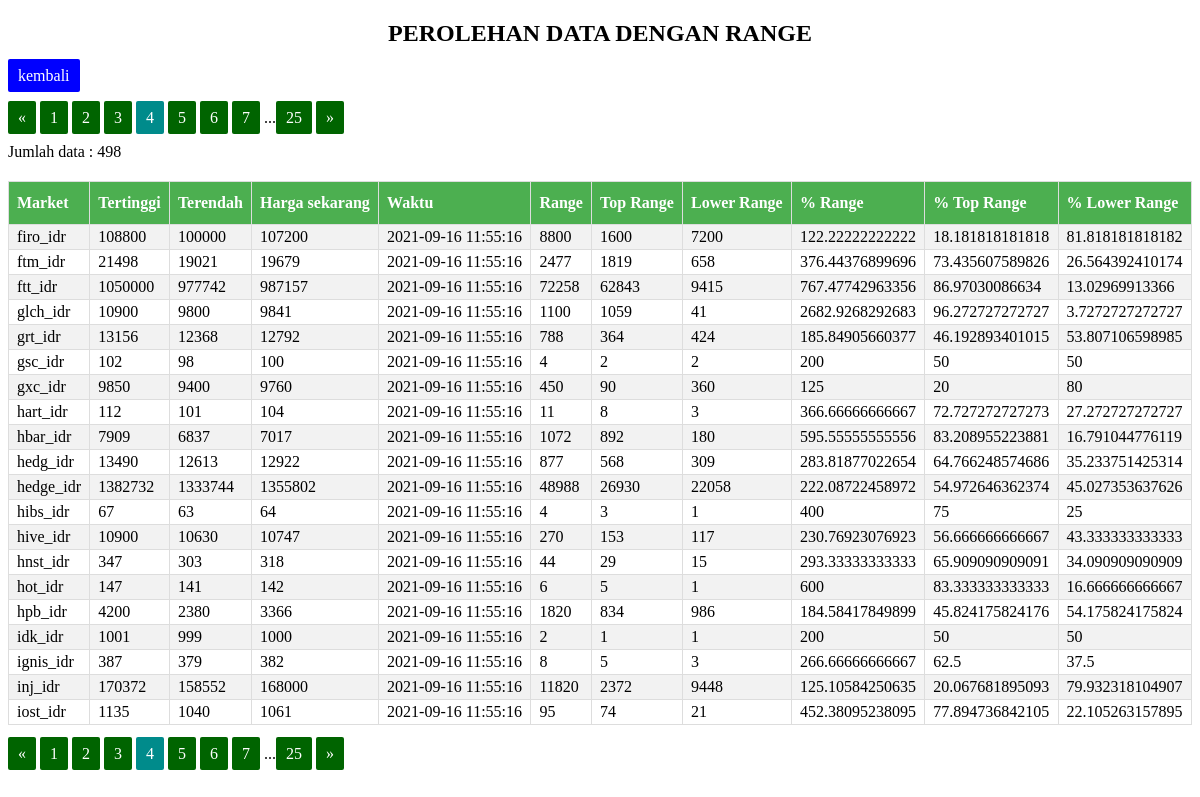
Screenshot of /perolehanData2.php?hal=4 with the database file from the repository.
### tables this page shows
CREATE TABLE `tbl_data` (
  `id` int(11) NOT NULL,
  `id_coin` int(11) NOT NULL,
  `high` double NOT NULL,
  `low` double NOT NULL,
  `vol_coin` double NOT NULL,
  `vol_pair` double NOT NULL,
  `last` double NOT NULL,
  `buy` double NOT NULL,
  `sell` double NOT NULL,
  `server_time` timestamp NOT NULL DEFAULT current_timestamp(),
  `nilai_range` double DEFAULT NULL,
  `top_range` double DEFAULT NULL,
  `lower_range` double DEFAULT NULL,
  `percent_range` double DEFAULT NULL,
  `percent_top_range` double DEFAULT NULL,
  `percent_lower_range` double DEFAULT NULL
);

### konek.php (called while the page is built, shortened)
<?php
$hostname = 'localhost';
$username = 'root';
$password = '';
$db       = 'koin';
$conn = mysqli_connect($hostname, $username, $password, $db);
function getAllData($tabel, $limit = false, $clean = false)
{
    global $conn;
    $query1 = "SELECT * FROM $tabel";
    $query2 = "";
    $query3 = "";
    if ($clean != false) {
        $query2 = " WHERE $clean IS NOT NULL";
    }
    if ($limit != false) {
        $query3 = " LIMIT $limit";
    }
    $query = $query1 . $query2 . $query3;
    $hasil = mysqli_query($conn, $query);
    $rows = [];
    while ($row = mysqli_fetch_assoc($hasil)) {
        $rows[] = $row;
    }
    return $rows;
}
function getNamaMarket($id_coin)
{
    global $conn;
    $query = "SELECT nama_market FROM tbl_market WHERE id = '$id_coin'";
    $hasil = mysqli_query($conn, $query);
    $row = mysqli_fetch_assoc($hasil);
    return $row;
}

### perolehanData2.php (the view, shortened to what this page needs)
<?php
require 'konek.php';
$jumlahDataHalaman  = 20;
$jumlahData         = count(getAllData('tbl_data', false, 'nilai_range'));
$jumlahHalaman      = ceil($jumlahData / $jumlahDataHalaman);
$halamanAktif       = (isset($_GET["hal"])) ? $_GET["hal"] : 1;
$dataAwal           = ($jumlahDataHalaman * $halamanAktif) - $jumlahDataHalaman;
$limit              = $dataAwal . ", " . $jumlahDataHalaman;
$coins = getAllData('tbl_data', $limit, 'nilai_range');
?>
<!DOCTYPE html>
<html>
<head>
    <link rel="stylesheet" href="styles.css">
</head>
<body>
    <h2 style="text-align: center;">PEROLEHAN DATA DENGAN RANGE</h2>
    <div style="margin-bottom: 1.5rem;">
        <a href="index.php" style="background: blue;">kembali</a><br>
    </div>
    <?php if ($halamanAktif > 1) : ?>
        <a href="?hal=<?= $halamanAktif - 1; ?>">&laquo;</a>
    <?php endif; ?>
    <?php for ($i = 1; $i <= $jumlahHalaman; $i++) : ?>
        <?php if ($i == $halamanAktif) : ?>
            <a href="?hal=<?= $i; ?>" style="background: darkcyan;"><?= $i; ?></a>
        <?php else : ?>
            <?php if (abs($i - $halamanAktif) <= 3) : ?>
                <a href="?hal=<?= $i; ?>"><?= $i; ?></a>
            <?php endif; ?>
        <?php endif; ?>
    <?php endfor; ?>
    <?php if ($halamanAktif < $jumlahHalaman) : ?>
        <?= ($halamanAktif < ($jumlahHalaman - 3)) ? '...<a href="?hal=' . $jumlahHalaman . '">' . $jumlahHalaman . '</a>' : ''; ?>
        <a href="?hal=<?= $halamanAktif + 1; ?>">&raquo;</a>
    <?php endif; ?>
    <p>Jumlah data : <?= $jumlahData; ?></p>
    <table class="coins">
        <tr>
            <th>Market</th>
            <th>Tertinggi</th>
            <th>Terendah</th>
            <th>Harga sekarang</th>
            <th>Waktu</th>
            <th>Range</th>
            <th>Top Range</th>
            <th>Lower Range</th>
            <th>% Range</th>
            <th>% Top Range</th>
            <th>% Lower Range</th>
        </tr>
        <?php foreach ($coins as $coin => $value) : ?>
            <tr>
                <td><?= implode("", getNamaMarket($value['id_coin'])); ?></td>
                <td><?= $value['high']; ?></td>
                <td><?= $value['low']; ?></td>
                <td><?= $value['last']; ?></td>
                <td><?= $value['server_time']; ?></td>
                <td><?= $value['nilai_range']; ?></td>
                <td><?= $value['top_range']; ?></td>
                <td><?= $value['lower_range']; ?></td>
                <td><?= $value['percent_range']; ?></td>
                <td><?= $value['percent_top_range']; ?></td>
                <td><?= $value['percent_lower_range']; ?></td>
            </tr>
        <?php endforeach; ?>
    </table>
    <?php if ($halamanAktif > 1) : ?>
        <a href="?hal=<?= $halamanAktif - 1; ?>">&laquo;</a>
    <?php endif; ?>
    <?php for ($i = 1; $i <= $jumlahHalaman; $i++) : ?>
        <?php if ($i == $halamanAktif) : ?>
            <a href="?hal=<?= $i; ?>" style="background: darkcyan;"><?= $i; ?></a>
        <?php else : ?>
            <?php if (abs($i - $halamanAktif) <= 3) : ?>
                <a href="?hal=<?= $i; ?>"><?= $i; ?></a>
            <?php endif; ?>
        <?php endif; ?>
    <?php endfor; ?>
    <?php if ($halamanAktif < $jumlahHalaman) : ?>
        <?= ($halamanAktif < ($jumlahHalaman - 3)) ? '...<a href="?hal=' . $jumlahHalaman . '">' . $jumlahHalaman . '</a>' : ''; ?>
        <a href="?hal=<?= $halamanAktif + 1; ?>">&raquo;</a>
    <?php endif; ?>
</body>
</html>

### styles.css (style rules this page uses)
table { margin: 20px auto; border-collapse: collapse; width: 100%; }
table td, table th { border: 1px solid #ddd; padding: 3px 8px; }
table tr:nth-child(even) { background-color: #f2f2f2; }
table th { padding-top: 12px; padding-bottom: 12px; text-align: left; background-color: #4CAF50; color: white; }
a { background: darkgreen; color: #fff; padding: 8px 10px; text-decoration: none; border-radius: 2px; }

### rows the page displays
tbl_data: id_coin "firo_idr", high "108800", low "100000", last "107200", server_time "2021-09-16 11:55:16", nilai_range "8800", top_range "1600", lower_range "7200", percent_range "122.22222222222", percent_top_range "18.181818181818", percent_lower_range "81.818181818182"
tbl_data: id_coin "ftm_idr", high "21498", low "19021", last "19679", server_time "2021-09-16 11:55:16", nilai_range "2477", top_range "1819", lower_range "658", percent_range "376.44376899696", percent_top_range "73.435607589826", percent_lower_range "26.564392410174"
tbl_data: id_coin "ftt_idr", high "1050000", low "977742", last "987157", server_time "2021-09-16 11:55:16", nilai_range "72258", top_range "62843", lower_range "9415", percent_range "767.47742963356", percent_top_range "86.97030086634", percent_lower_range "13.02969913366"
tbl_data: id_coin "glch_idr", high "10900", low "9800", last "9841", server_time "2021-09-16 11:55:16", nilai_range "1100", top_range "1059", lower_range "41", percent_range "2682.9268292683", percent_top_range "96.272727272727", percent_lower_range "3.7272727272727"
tbl_data: id_coin "grt_idr", high "13156", low "12368", last "12792", server_time "2021-09-16 11:55:16", nilai_range "788", top_range "364", lower_range "424", percent_range "185.84905660377", percent_top_range "46.192893401015", percent_lower_range "53.807106598985"
tbl_data: id_coin "gsc_idr", high "102", low "98", last "100", server_time "2021-09-16 11:55:16", nilai_range "4", top_range "2", lower_range "2", percent_range "200", percent_top_range "50", percent_lower_range "50"
tbl_data: id_coin "gxc_idr", high "9850", low "9400", last "9760", server_time "2021-09-16 11:55:16", nilai_range "450", top_range "90", lower_range "360", percent_range "125", percent_top_range "20", percent_lower_range "80"
tbl_data: id_coin "hart_idr", high "112", low "101", last "104", server_time "2021-09-16 11:55:16", nilai_range "11", top_range "8", lower_range "3", percent_range "366.66666666667", percent_top_range "72.727272727273", percent_lower_range "27.272727272727"
tbl_data: id_coin "hbar_idr", high "7909", low "6837", last "7017", server_time "2021-09-16 11:55:16", nilai_range "1072", top_range "892", lower_range "180", percent_range "595.55555555556", percent_top_range "83.208955223881", percent_lower_range "16.791044776119"
tbl_data: id_coin "hedg_idr", high "13490", low "12613", last "12922", server_time "2021-09-16 11:55:16", nilai_range "877", top_range "568", lower_range "309", percent_range "283.81877022654", percent_top_range "64.766248574686", percent_lower_range "35.233751425314"
tbl_data: id_coin "hedge_idr", high "1382732", low "1333744", last "1355802", server_time "2021-09-16 11:55:16", nilai_range "48988", top_range "26930", lower_range "22058", percent_range "222.08722458972", percent_top_range "54.972646362374", percent_lower_range "45.027353637626"
tbl_data: id_coin "hibs_idr", high "67", low "63", last "64", server_time "2021-09-16 11:55:16", nilai_range "4", top_range "3", lower_range "1", percent_range "400", percent_top_range "75", percent_lower_range "25"
tbl_data: id_coin "hive_idr", high "10900", low "10630", last "10747", server_time "2021-09-16 11:55:16", nilai_range "270", top_range "153", lower_range "117", percent_range "230.76923076923", percent_top_range "56.666666666667", percent_lower_range "43.333333333333"
tbl_data: id_coin "hnst_idr", high "347", low "303", last "318", server_time "2021-09-16 11:55:16", nilai_range "44", top_range "29", lower_range "15", percent_range "293.33333333333", percent_top_range "65.909090909091", percent_lower_range "34.090909090909"
tbl_data: id_coin "hot_idr", high "147", low "141", last "142", server_time "2021-09-16 11:55:16", nilai_range "6", top_range "5", lower_range "1", percent_range "600", percent_top_range "83.333333333333", percent_lower_range "16.666666666667"
tbl_data: id_coin "hpb_idr", high "4200", low "2380", last "3366", server_time "2021-09-16 11:55:16", nilai_range "1820", top_range "834", lower_range "986", percent_range "184.58417849899", percent_top_range "45.824175824176", percent_lower_range "54.175824175824"
tbl_data: id_coin "idk_idr", high "1001", low "999", last "1000", server_time "2021-09-16 11:55:16", nilai_range "2", top_range "1", lower_range "1", percent_range "200", percent_top_range "50", percent_lower_range "50"
tbl_data: id_coin "ignis_idr", high "387", low "379", last "382", server_time "2021-09-16 11:55:16", nilai_range "8", top_range "5", lower_range "3", percent_range "266.66666666667", percent_top_range "62.5", percent_lower_range "37.5"
tbl_data: id_coin "inj_idr", high "170372", low "158552", last "168000", server_time "2021-09-16 11:55:16", nilai_range "11820", top_range "2372", lower_range "9448", percent_range "125.10584250635", percent_top_range "20.067681895093", percent_lower_range "79.932318104907"
tbl_data: id_coin "iost_idr", high "1135", low "1040", last "1061", server_time "2021-09-16 11:55:16", nilai_range "95", top_range "74", lower_range "21", percent_range "452.38095238095", percent_top_range "77.894736842105", percent_lower_range "22.105263157895"

### other values shown
$jumlahHalaman "25"
$jumlahData "498"
